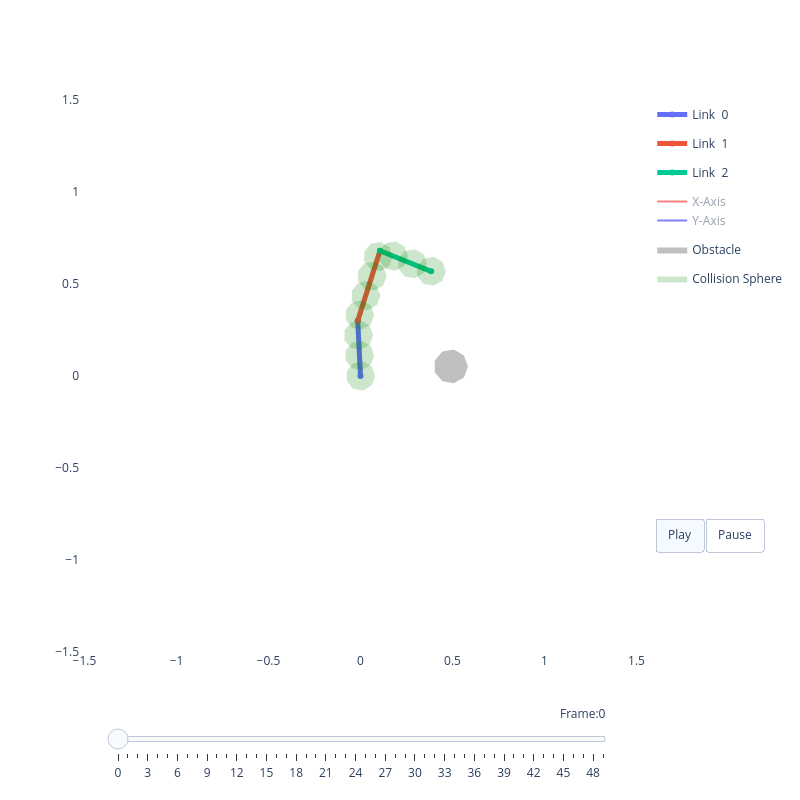

Source (notebook cell):
### Code cell
# ---- Visualize a random sample from the dataset ----
dataset = torch.load("data/training_dataset.pt", weights_only=False)
N_ds    = dataset["metadata"]["N"]

robot_ds = RobotInfo.from_linklengths(
    dataset["metadata"]["linklengths"],
    sphere_rad=dataset["metadata"]["sphere_rad"],
)

SAMPLE_IDX = None  # set to an integer to pin a specific sample
if SAMPLE_IDX is None:
    SAMPLE_IDX = torch.randint(0, N_ds, (1,)).item()

q_start_np    = dataset["q_start"][SAMPLE_IDX].numpy()
q_goal_np     = dataset["q_goal"][SAMPLE_IDX].numpy()
q_traj_ref_np = dataset["q_traj"][SAMPLE_IDX].numpy()

n_obs    = dataset["n_obstacles"][SAMPLE_IDX].item()
obs_data = dataset["obstacles"][SAMPLE_IDX]
obstacles_sample = Obstacles(
    x=obs_data[:n_obs, 0].numpy(),
    y=obs_data[:n_obs, 1].numpy(),
    r=obs_data[:n_obs, 2].numpy(),
)

print(f"Sample {SAMPLE_IDX} / {N_ds}")
print(f"  q_start:   {np.round(q_start_np, 3)}")
print(f"  q_goal:    {np.round(q_goal_np, 3)}")
print(f"  obstacles: {n_obs}")

viz = RobotViewer(q_traj_ref_np, robot_ds, obstacles=obstacles_sample)
viz.plot()

### Figure 1 — Plotly figure (JSON) as saved in the notebook; plotly's stock layout.template omitted (floating-point values rounded to 4 significant figures)
{"data": [{"line": {"width": 5}, "mode": "lines+markers", "name": "Link  0", "type": "scatter", "x": [0, -0.01508], "y": [0, 0.2996]}, {"line": {"width": 5}, "mode": "lines+markers", "name": "Link  1", "type": "scatter", "x": [-0.01508, 0.1057], "y": [0.2996, 0.6809]}, {"line": {"width": 5}, "mode": "lines+markers", "name": "Link  2", "type": "scatter", "x": [0.1057, 0.384], "y": [0.6809, 0.5688]}, {"legendgroup": "frame", "line": {"color": "red"}, "mode": "lines", "name": "X-Axis", "showlegend": true, "type": "scatter", "visible": "legendonly", "x": [0, -0.005026], "y": [0, 0.09987]}, {"legendgroup": "frame", "line": {"color": "blue"}, "mode": "lines", "name": "Y-Axis", "showlegend": true, "type": "scatter", "visible": "legendonly", "x": [0, -0.09987], "y": [0, -0.005026]}, {"legendgroup": "frame", "line": {"color": "red"}, "mode": "lines", "name": "X-Axis", "showlegend": false, "type": "scatter", "visible": "legendonly", "x": [-0.01508, 0.01513], "y": [0.2996, 0.395]}, {"legendgroup": "frame", "line": {"color": "blue"}, "mode": "lines", "name": "Y-Axis", "showlegend": false, "type": "scatter", "visible": "legendonly", "x": [-0.01508, -0.1104], "y": [0.2996, 0.3298]}, {"legendgroup": "frame", "line": {"color": "red"}, "mode": "lines", "name": "X-Axis", "showlegend": false, "type": "scatter", "visible": "legendonly", "x": [0.1057, 0.1985], "y": [0.6809, 0.6436]}, {"legendgroup": "frame", "line": {"color": "blue"}, "mode": "lines", "name": "Y-Axis", "showlegend": false, "type": "scatter", "visible": "legendonly", "x": [0.1057, 0.1431], "y": [0.6809, 0.7737]}, {"legendgroup": "frame", "line": {"color": "red"}, "mode": "lines", "name": "X-Axis", "showlegend": false, "type": "scatter", "visible": "legendonly", "x": [0.384, 0.4767], "y": [0.5688, 0.5314]}, {"legendgroup": "frame", "line": {"color": "blue"}, "mode": "lines", "name": "Y-Axis", "showlegend": false, "type": "scatter", "visible": "legendonly", "x": [0.384, 0.4214], "y": [0.5688, 0.6615]}, {"fill": "toself", "fillcolor": "gray", "legendgroup": "obstacle", "line": {"width": 0}, "mode": "lines", "name": "Obstacle", "opacity": 0.5, "type": "scatter", "x": [0.5839, 0.5622, 0.5071, 0.4445, 0.4037, 0.4037, 0.4445, 0.5071, 0.5622, 0.5839], "y": [0.0521, 0.1118, 0.1436, 0.1326, 0.08388, 0.02033, -0.02836, -0.03939, -0.007617, 0.0521]}, {"fill": "toself", "fillcolor": "green", "legendgroup": "sphere", "line": {"width": 0}, "mode": "lines", "name": "Collision Sphere", "opacity": 0.2, "showlegend": true, "type": "scatter", "x": [0.08, 0.06128, 0.01389, -0.04, -0.07518, -0.07518, -0.04, 0.01389, 0.06128, 0.08], "y": [0.0, 0.05142, 0.07878, 0.06928, 0.02736, -0.02736, -0.06928, -0.07878, -0.05142, -1.959e-17]}, {"fill": "toself", "fillcolor": "green", "legendgroup": "sphere", "line": {"width": 0}, "mode": "lines", "name": "Collision Sphere", "opacity": 0.2, "showlegend": false, "type": "scatter", "x": [0.07442, 0.0557, 0.008308, -0.04558, -0.08076, -0.08076, -0.04558, 0.008308, 0.0557, 0.07442], "y": [0.111, 0.1624, 0.1898, 0.1803, 0.1383, 0.08361, 0.04169, 0.03219, 0.05955, 0.111]}, {"fill": "toself", "fillcolor": "green", "legendgroup": "sphere", "line": {"width": 0}, "mode": "lines", "name": "Collision Sphere", "opacity": 0.2, "showlegend": false, "type": "scatter", "x": [0.06883, 0.05012, 0.002724, -0.05117, -0.08634, -0.08634, -0.05117, 0.002724, 0.05012, 0.06883], "y": [0.2219, 0.2734, 0.3007, 0.2912, 0.2493, 0.1946, 0.1527, 0.1432, 0.1705, 0.2219]}, {"fill": "toself", "fillcolor": "green", "legendgroup": "sphere", "line": {"width": 0}, "mode": "lines", "name": "Collision Sphere", "opacity": 0.2, "showlegend": false, "type": "scatter", "x": [0.07499, 0.05627, 0.008883, -0.04501, -0.08018, -0.08018, -0.04501, 0.008883, 0.05627, 0.07499], "y": [0.3314, 0.3828, 0.4102, 0.4007, 0.3588, 0.304, 0.2621, 0.2526, 0.28, 0.3314]}, {"fill": "toself", "fillcolor": "green", "legendgroup": "sphere", "line": {"width": 0}, "mode": "lines", "name": "Collision Sphere", "opacity": 0.2, "showlegend": false, "type": "scatter", "x": [0.1085, 0.08983, 0.04244, -0.01145, -0.04663, -0.04663, -0.01145, 0.04244, 0.08983, 0.1085], "y": [0.4373, 0.4887, 0.5161, 0.5066, 0.4647, 0.41, 0.368, 0.3585, 0.3859, 0.4373]}, {"fill": "toself", "fillcolor": "green", "legendgroup": "sphere", "line": {"width": 0}, "mode": "lines", "name": "Collision Sphere", "opacity": 0.2, "showlegend": false, "type": "scatter", "x": [0.1421, 0.1234, 0.076, 0.02211, -0.01307, -0.01307, 0.02211, 0.076, 0.1234, 0.1421], "y": [0.5432, 0.5947, 0.622, 0.6125, 0.5706, 0.5159, 0.474, 0.4645, 0.4918, 0.5432]}, {"fill": "toself", "fillcolor": "green", "legendgroup": "sphere", "line": {"width": 0}, "mode": "lines", "name": "Collision Sphere", "opacity": 0.2, "showlegend": false, "type": "scatter", "x": [0.1757, 0.1569, 0.1096, 0.05567, 0.02049, 0.02049, 0.05567, 0.1096, 0.1569, 0.1757], "y": [0.6492, 0.7006, 0.7279, 0.7184, 0.6765, 0.6218, 0.5799, 0.5704, 0.5977, 0.6492]}, {"fill": "toself", "fillcolor": "green", "legendgroup": "sphere", "line": {"width": 0}, "mode": "lines", "name": "Collision Sphere", "opacity": 0.2, "showlegend": false, "type": "scatter", "x": [0.2579, 0.2392, 0.1918, 0.1379, 0.1027, 0.1027, 0.1379, 0.1918, 0.2392, 0.2579], "y": [0.6519, 0.7033, 0.7307, 0.7211, 0.6792, 0.6245, 0.5826, 0.5731, 0.6004, 0.6519]}, {"fill": "toself", "fillcolor": "green", "legendgroup": "sphere", "line": {"width": 0}, "mode": "lines", "name": "Collision Sphere", "opacity": 0.2, "showlegend": false, "type": "scatter", "x": [0.3609, 0.3422, 0.2948, 0.2409, 0.2058, 0.2058, 0.2409, 0.2948, 0.3422, 0.3609], "y": [0.6103, 0.6618, 0.6891, 0.6796, 0.6377, 0.583, 0.541, 0.5315, 0.5589, 0.6103]}, {"fill": "toself", "fillcolor": "green", "legendgroup": "sphere", "line": {"width": 0}, "mode": "lines", "name": "Collision Sphere", "opacity": 0.2, "showlegend": false, "type": "scatter", "x": [0.464, 0.4453, 0.3979, 0.344, 0.3088, 0.3088, 0.344, 0.3979, 0.4453, 0.464], "y": [0.5688, 0.6202, 0.6476, 0.6381, 0.5962, 0.5414, 0.4995, 0.49, 0.5174, 0.5688]}], "layout": {"height": 800, "paper_bgcolor": "white", "plot_bgcolor": "white", "showlegend": true, "sliders": [{"currentvalue": {"prefix": "Frame:", "visible": true, "xanchor": "right"}, "len": 0.9, "pad": {"b": 10, "t": 50}, "steps": [{"args": [["0"], {"frame": {"duration": 100, "redraw": true}, "mode": "immediate", "transition": {"duration": 0}}], "label": "0", "method": "animate"}, {"args": [["1"], {"frame": {"duration": 100, "redraw": true}, "mode": "immediate", "transition": {"duration": 0}}], "label": "1", "method": "animate"}, {"args": [["2"], {"frame": {"duration": 100, "redraw": true}, "mode": "immediate", "transition": {"duration": 0}}], "label": "2", "method": "animate"}, {"args": [["3"], {"frame": {"duration": 100, "redraw": true}, "mode": "immediate", "transition": {"duration": 0}}], "label": "3", "method": "animate"}, {"args": [["4"], {"frame": {"duration": 100, "redraw": true}, "mode": "immediate", "transition": {"duration": 0}}], "label": "4", "method": "animate"}, {"args": [["5"], {"frame": {"duration": 100, "redraw": true}, "mode": "immediate", "transition": {"duration": 0}}], "label": "5", "method": "animate"}, {"args": [["6"], {"frame": {"duration": 100, "redraw": true}, "mode": "immediate", "transition": {"duration": 0}}], "label": "6", "method": "animate"}, {"args": [["7"], {"frame": {"duration": 100, "redraw": true}, "mode": "immediate", "transition": {"duration": 0}}], "label": "7", "method": "animate"}, {"args": [["8"], {"frame": {"duration": 100, "redraw": true}, "mode": "immediate", "transition": {"duration": 0}}], "label": "8", "method": "animate"}, {"args": [["9"], {"frame": {"duration": 100, "redraw": true}, "mode": "immediate", "transition": {"duration": 0}}], "label": "9", "method": "animate"}, {"args": [["10"], {"frame": {"duration": 100, "redraw": true}, "mode": "immediate", "transition": {"duration": 0}}], "label": "10", "method": "animate"}, {"args": [["11"], {"frame": {"duration": 100, "redraw": true}, "mode": "immediate", "transition": {"duration": 0}}], "label": "11", "method": "animate"}, {"args": [["12"], {"frame": {"duration": 100, "redraw": true}, "mode": "immediate", "transition": {"duration": 0}}], "label": "12", "method": "animate"}, {"args": [["13"], {"frame": {"duration": 100, "redraw": true}, "mode": "immediate", "transition": {"duration": 0}}], "label": "13", "method": "animate"}, {"args": [["14"], {"frame": {"duration": 100, "redraw": true}, "mode": "immediate", "transition": {"duration": 0}}], "label": "14", "method": "animate"}, {"args": [["15"], {"frame": {"duration": 100, "redraw": true}, "mode": "immediate", "transition": {"duration": 0}}], "label": "15", "method": "animate"}, {"args": [["16"], {"frame": {"duration": 100, "redraw": true}, "mode": "immediate", "transition": {"duration": 0}}], "label": "16", "method": "animate"}, {"args": [["17"], {"frame": {"duration": 100, "redraw": true}, "mode": "immediate", "transition": {"duration": 0}}], "label": "17", "method": "animate"}, {"args": [["18"], {"frame": {"duration": 100, "redraw": true}, "mode": "immediate", "transition": {"duration": 0}}], "label": "18", "method": "animate"}, {"args": [["19"], {"frame": {"duration": 100, "redraw": true}, "mode": "immediate", "transition": {"duration": 0}}], "label": "19", "method": "animate"}, {"args": [["20"], {"frame": {"duration": 100, "redraw": true}, "mode": "immediate", "transition": {"duration": 0}}], "label": "20", "method": "animate"}, {"args": [["21"], {"frame": {"duration": 100, "redraw": true}, "mode": "immediate", "transition": {"duration": 0}}], "label": "21", "method": "animate"}, {"args": [["22"], {"frame": {"duration": 100, "redraw": true}, "mode": "immediate", "transition": {"duration": 0}}], "label": "22", "method": "animate"}, {"args": [["23"], {"frame": {"duration": 100, "redraw": true}, "mode": "immediate", "transition": {"duration": 0}}], "label": "23", "method": "animate"}, {"args": [["24"], {"frame": {"duration": 100, "redraw": true}, "mode": "immediate", "transition": {"duration": 0}}], "label": "24", "method": "animate"}, {"args": [["25"], {"frame": {"duration": 100, "redraw": true}, "mode": "immediate", "transition": {"duration": 0}}], "label": "25", "method": "animate"}, {"args": [["26"], {"frame": {"duration": 100, "redraw": true}, "mode": "immediate", "transition": {"duration": 0}}], "label": "26", "method": "animate"}, {"args": [["27"], {"frame": {"duration": 100, "redraw": true}, "mode": "immediate", "transition": {"duration": 0}}], "label": "27", "method": "animate"}, {"args": [["28"], {"frame": {"duration": 100, "redraw": true}, "mode": "immediate", "transition": {"duration": 0}}], "label": "28", "method": "animate"}, {"args": [["29"], {"frame": {"duration": 100, "redraw": true}, "mode": "immediate", "transition": {"duration": 0}}], "label": "29", "method": "animate"}, {"args": [["30"], {"frame": {"duration": 100, "redraw": true}, "mode": "immediate", "transition": {"duration": 0}}], "label": "30", "method": "animate"}, {"args": [["31"], {"frame": {"duration": 100, "redraw": true}, "mode": "immediate", "transition": {"duration": 0}}], "label": "31", "method": "animate"}, {"args": [["32"], {"frame": {"duration": 100, "redraw": true}, "mode": "immediate", "transition": {"duration": 0}}], "label": "32", "method": "animate"}, {"args": [["33"], {"frame": {"duration": 100, "redraw": true}, "mode": "immediate", "transition": {"duration": 0}}], "label": "33", "method": "animate"}, {"args": [["34"], {"frame": {"duration": 100, "redraw": true}, "mode": "immediate", "transition": {"duration": 0}}], "label": "34", "method": "animate"}, {"args": [["35"], {"frame": {"duration": 100, "redraw": true}, "mode": "immediate", "transition": {"duration": 0}}], "label": "35", "method": "animate"}, {"args": [["36"], {"frame": {"duration": 100, "redraw": true}, "mode": "immediate", "transition": {"duration": 0}}], "label": "36", "method": "animate"}, {"args": [["37"], {"frame": {"duration": 100, "redraw": true}, "mode": "immediate", "transition": {"duration": 0}}], "label": "37", "method": "animate"}, {"args": [["38"], {"frame": {"duration": 100, "redraw": true}, "mode": "immediate", "transition": {"duration": 0}}], "label": "38", "method": "animate"}, {"args": [["39"], {"frame": {"duration": 100, "redraw": true}, "mode": "immediate", "transition": {"duration": 0}}], "label": "39", "method": "animate"}, {"args": [["40"], {"frame": {"duration": 100, "redraw": true}, "mode": "immediate", "transition": {"duration": 0}}], "label": "40", "method": "animate"}, {"args": [["41"], {"frame": {"duration": 100, "redraw": true}, "mode": "immediate", "transition": {"duration": 0}}], "label": "41", "method": "animate"}, {"args": [["42"], {"frame": {"duration": 100, "redraw": true}, "mode": "immediate", "transition": {"duration": 0}}], "label": "42", "method": "animate"}, {"args": [["43"], {"frame": {"duration": 100, "redraw": true}, "mode": "immediate", "transition": {"duration": 0}}], "label": "43", "method": "animate"}, {"args": [["44"], {"frame": {"duration": 100, "redraw": true}, "mode": "immediate", "transition": {"duration": 0}}], "label": "44", "method": "animate"}, {"args": [["45"], {"frame": {"duration": 100, "redraw": true}, "mode": "immediate", "transition": {"duration": 0}}], "label": "45", "method": "animate"}, {"args": [["46"], {"frame": {"duration": 100, "redraw": true}, "mode": "immediate", "transition": {"duration": 0}}], "label": "46", "method": "animate"}, {"args": [["47"], {"frame": {"duration": 100, "redraw": true}, "mode": "immediate", "transition": {"duration": 0}}], "label": "47", "method": "animate"}, {"args": [["48"], {"frame": {"duration": 100, "redraw": true}, "mode": "immediate", "transition": {"duration": 0}}], "label": "48", "method": "animate"}, {"args": [["49"], {"frame": {"duration": 100, "redraw": true}, "mode": "immediate", "transition": {"duration": 0}}], "label": "49", "method": "animate"}], "transition": {"duration": 0}, "x": 0.5, "xanchor": "center", "y": 0, "yanchor": "top"}], "updatemenus": [{"buttons": [{"args": [null, {"frame": {"duration": 100, "redraw": false}, "fromcurrent": true}], "label": "Play", "method": "animate"}, {"args": [[null], {"frame": {"duration": 0, "redraw": true}, "mode": "immediate", "transition": {"duration": 0}}], "label": "Pause", "method": "animate"}], "direction": "left", "pad": {"r": 10, "t": 87}, "showactive": true, "type": "buttons", "x": 1.025, "xanchor": "left", "y": 0.4, "yanchor": "top"}], "width": 800, "xaxis": {"range": [-1.5, 1.5], "scaleanchor": "y", "scaleratio": 1, "showgrid": false, "zeroline": false}, "yaxis": {"range": [-1.5, 1.5], "scaleanchor": "x", "scaleratio": 1, "showgrid": false, "zeroline": false}}}
